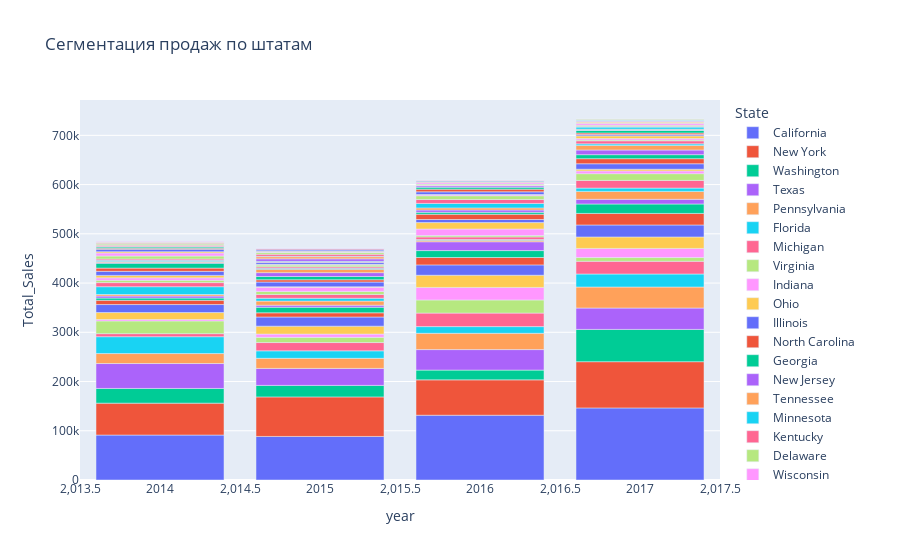

Notebook cell for this chart:
### Code cell
State_group_2 = State.groupby(['year', 'State']).agg(Total_Sales=('Sales', 'sum')).reset_index()
State_group_2_sorted = State_group_2.sort_values('Total_Sales', ascending = False)
graf_2 = px.bar(
     State_group_2_sorted,
     x = 'year',
     y = 'Total_Sales',
     color = 'State',
     title = 'Сегментация продаж по штатам'
    )

graf_2.show()

### Figure 1 — Plotly figure (JSON) as saved in the notebook; plotly's stock layout.template omitted (floating-point values rounded to 4 significant figures)
{"data": [{"alignmentgroup": "True", "hovertemplate": "State=California<br>year=%{x}<br>Total_Sales=%{y}<extra></extra>", "legendgroup": "California", "marker": {"color": "#636efa", "pattern": {"shape": ""}}, "name": "California", "offsetgroup": "California", "orientation": "v", "showlegend": true, "textposition": "auto", "type": "bar", "x": [2017, 2016, 2014, 2015], "xaxis": "x", "y": [146400.0, 131600.0, 91300.0, 88440.0], "yaxis": "y"}, {"alignmentgroup": "True", "hovertemplate": "State=New York<br>year=%{x}<br>Total_Sales=%{y}<extra></extra>", "legendgroup": "New York", "marker": {"color": "#EF553B", "pattern": {"shape": ""}}, "name": "New York", "offsetgroup": "New York", "orientation": "v", "showlegend": true, "textposition": "auto", "type": "bar", "x": [2017, 2015, 2016, 2014], "xaxis": "x", "y": [93920.0, 80320.0, 71840.0, 64790.0], "yaxis": "y"}, {"alignmentgroup": "True", "hovertemplate": "State=Washington<br>year=%{x}<br>Total_Sales=%{y}<extra></extra>", "legendgroup": "Washington", "marker": {"color": "#00cc96", "pattern": {"shape": ""}}, "name": "Washington", "offsetgroup": "Washington", "orientation": "v", "showlegend": true, "textposition": "auto", "type": "bar", "x": [2017, 2014, 2015, 2016], "xaxis": "x", "y": [65540.0, 29870.0, 23420.0, 19810.0], "yaxis": "y"}, {"alignmentgroup": "True", "hovertemplate": "State=Texas<br>year=%{x}<br>Total_Sales=%{y}<extra></extra>", "legendgroup": "Texas", "marker": {"color": "#ab63fa", "pattern": {"shape": ""}}, "name": "Texas", "offsetgroup": "Texas", "orientation": "v", "showlegend": true, "textposition": "auto", "type": "bar", "x": [2014, 2017, 2016, 2015], "xaxis": "x", "y": [50630.0, 43420.0, 41690.0, 34450.0], "yaxis": "y"}, {"alignmentgroup": "True", "hovertemplate": "State=Pennsylvania<br>year=%{x}<br>Total_Sales=%{y}<extra></extra>", "legendgroup": "Pennsylvania", "marker": {"color": "#FFA15A", "pattern": {"shape": ""}}, "name": "Pennsylvania", "offsetgroup": "Pennsylvania", "orientation": "v", "showlegend": true, "textposition": "auto", "type": "bar", "x": [2017, 2016, 2015, 2014], "xaxis": "x", "y": [42690.0, 33070.0, 20510.0, 20250.0], "yaxis": "y"}, {"alignmentgroup": "True", "hovertemplate": "State=Florida<br>year=%{x}<br>Total_Sales=%{y}<extra></extra>", "legendgroup": "Florida", "marker": {"color": "#19d3f3", "pattern": {"shape": ""}}, "name": "Florida", "offsetgroup": "Florida", "orientation": "v", "showlegend": true, "textposition": "auto", "type": "bar", "x": [2014, 2017, 2015, 2016], "xaxis": "x", "y": [34250.0, 26440.0, 15180.0, 13600.0], "yaxis": "y"}, {"alignmentgroup": "True", "hovertemplate": "State=Michigan<br>year=%{x}<br>Total_Sales=%{y}<extra></extra>", "legendgroup": "Michigan", "marker": {"color": "#FF6692", "pattern": {"shape": ""}}, "name": "Michigan", "offsetgroup": "Michigan", "orientation": "v", "showlegend": true, "textposition": "auto", "type": "bar", "x": [2016, 2017, 2015, 2014], "xaxis": "x", "y": [27420.0, 25830.0, 16840.0, 6172.0], "yaxis": "y"}, {"alignmentgroup": "True", "hovertemplate": "State=Virginia<br>year=%{x}<br>Total_Sales=%{y}<extra></extra>", "legendgroup": "Virginia", "marker": {"color": "#B6E880", "pattern": {"shape": ""}}, "name": "Virginia", "offsetgroup": "Virginia", "orientation": "v", "showlegend": true, "textposition": "auto", "type": "bar", "x": [2016, 2014, 2015, 2017], "xaxis": "x", "y": [26690.0, 25800.0, 10540.0, 7600.0], "yaxis": "y"}, {"alignmentgroup": "True", "hovertemplate": "State=Indiana<br>year=%{x}<br>Total_Sales=%{y}<extra></extra>", "legendgroup": "Indiana", "marker": {"color": "#FF97FF", "pattern": {"shape": ""}}, "name": "Indiana", "offsetgroup": "Indiana", "orientation": "v", "showlegend": true, "textposition": "auto", "type": "bar", "x": [2016, 2017, 2015, 2014], "xaxis": "x", "y": [25460.0, 18520.0, 6640.0, 2937.0], "yaxis": "y"}, {"alignmentgroup": "True", "hovertemplate": "State=Ohio<br>year=%{x}<br>Total_Sales=%{y}<extra></extra>", "legendgroup": "Ohio", "marker": {"color": "#FECB52", "pattern": {"shape": ""}}, "name": "Ohio", "offsetgroup": "Ohio", "orientation": "v", "showlegend": true, "textposition": "auto", "type": "bar", "x": [2016, 2017, 2015, 2014], "xaxis": "x", "y": [24750.0, 23260.0, 16110.0, 14130.0], "yaxis": "y"}, {"alignmentgroup": "True", "hovertemplate": "State=Illinois<br>year=%{x}<br>Total_Sales=%{y}<extra></extra>", "legendgroup": "Illinois", "marker": {"color": "#636efa", "pattern": {"shape": ""}}, "name": "Illinois", "offsetgroup": "Illinois", "orientation": "v", "showlegend": true, "textposition": "auto", "type": "bar", "x": [2017, 2016, 2015, 2014], "xaxis": "x", "y": [24350.0, 21030.0, 18580.0, 16200.0], "yaxis": "y"}, {"alignmentgroup": "True", "hovertemplate": "State=North Carolina<br>year=%{x}<br>Total_Sales=%{y}<extra></extra>", "legendgroup": "North Carolina", "marker": {"color": "#EF553B", "pattern": {"shape": ""}}, "name": "North Carolina", "offsetgroup": "North Carolina", "orientation": "v", "showlegend": true, "textposition": "auto", "type": "bar", "x": [2017, 2016, 2014, 2015], "xaxis": "x", "y": [23460.0, 14970.0, 8621.0, 8558.0], "yaxis": "y"}, {"alignmentgroup": "True", "hovertemplate": "State=Georgia<br>year=%{x}<br>Total_Sales=%{y}<extra></extra>", "legendgroup": "Georgia", "marker": {"color": "#00cc96", "pattern": {"shape": ""}}, "name": "Georgia", "offsetgroup": "Georgia", "orientation": "v", "showlegend": true, "textposition": "auto", "type": "bar", "x": [2017, 2016, 2015, 2014], "xaxis": "x", "y": [19160.0, 14060.0, 11340.0, 4540.0], "yaxis": "y"}, {"alignmentgroup": "True", "hovertemplate": "State=New Jersey<br>year=%{x}<br>Total_Sales=%{y}<extra></extra>", "legendgroup": "New Jersey", "marker": {"color": "#ab63fa", "pattern": {"shape": ""}}, "name": "New Jersey", "offsetgroup": "New Jersey", "orientation": "v", "showlegend": true, "textposition": "auto", "type": "bar", "x": [2016, 2017, 2014, 2015], "xaxis": "x", "y": [17980.0, 9484.0, 4192.0, 4105.0], "yaxis": "y"}, {"alignmentgroup": "True", "hovertemplate": "State=Tennessee<br>year=%{x}<br>Total_Sales=%{y}<extra></extra>", "legendgroup": "Tennessee", "marker": {"color": "#FFA15A", "pattern": {"shape": ""}}, "name": "Tennessee", "offsetgroup": "Tennessee", "orientation": "v", "showlegend": true, "textposition": "auto", "type": "bar", "x": [2017, 2015, 2016, 2014], "xaxis": "x", "y": [16110.0, 8366.0, 3130.0, 3052.0], "yaxis": "y"}, {"alignmentgroup": "True", "hovertemplate": "State=Minnesota<br>year=%{x}<br>Total_Sales=%{y}<extra></extra>", "legendgroup": "Minnesota", "marker": {"color": "#19d3f3", "pattern": {"shape": ""}}, "name": "Minnesota", "offsetgroup": "Minnesota", "orientation": "v", "showlegend": true, "textposition": "auto", "type": "bar", "x": [2014, 2017, 2015, 2016], "xaxis": "x", "y": [15880.0, 6728.0, 5724.0, 1527.0], "yaxis": "y"}, {"alignmentgroup": "True", "hovertemplate": "State=Kentucky<br>year=%{x}<br>Total_Sales=%{y}<extra></extra>", "legendgroup": "Kentucky", "marker": {"color": "#FF6692", "pattern": {"shape": ""}}, "name": "Kentucky", "offsetgroup": "Kentucky", "orientation": "v", "showlegend": true, "textposition": "auto", "type": "bar", "x": [2017, 2014, 2015, 2016], "xaxis": "x", "y": [15530.0, 8280.0, 7674.0, 5103.0], "yaxis": "y"}, {"alignmentgroup": "True", "hovertemplate": "State=Delaware<br>year=%{x}<br>Total_Sales=%{y}<extra></extra>", "legendgroup": "Delaware", "marker": {"color": "#B6E880", "pattern": {"shape": ""}}, "name": "Delaware", "offsetgroup": "Delaware", "orientation": "v", "showlegend": true, "textposition": "auto", "type": "bar", "x": [2017, 2015, 2014, 2016], "xaxis": "x", "y": [13750.0, 6190.0, 4786.0, 2720.0], "yaxis": "y"}, {"alignmentgroup": "True", "hovertemplate": "State=Wisconsin<br>year=%{x}<br>Total_Sales=%{y}<extra></extra>", "legendgroup": "Wisconsin", "marker": {"color": "#FF97FF", "pattern": {"shape": ""}}, "name": "Wisconsin", "offsetgroup": "Wisconsin", "orientation": "v", "showlegend": true, "textposition": "auto", "type": "bar", "x": [2016, 2015, 2017, 2014], "xaxis": "x", "y": [13340.0, 8362.0, 5567.0, 4848.0], "yaxis": "y"}, {"alignmentgroup": "True", "hovertemplate": "State=Rhode Island<br>year=%{x}<br>Total_Sales=%{y}<extra></extra>", "legendgroup": "Rhode Island", "marker": {"color": "#FECB52", "pattern": {"shape": ""}}, "name": "Rhode Island", "offsetgroup": "Rhode Island", "orientation": "v", "showlegend": true, "textposition": "auto", "type": "bar", "x": [2016, 2014, 2017, 2015], "xaxis": "x", "y": [13090.0, 5016.0, 3427.0, 1100.0], "yaxis": "y"}, {"alignmentgroup": "True", "hovertemplate": "State=Arizona<br>year=%{x}<br>Total_Sales=%{y}<extra></extra>", "legendgroup": "Arizona", "marker": {"color": "#636efa", "pattern": {"shape": ""}}, "name": "Arizona", "offsetgroup": "Arizona", "orientation": "v", "showlegend": true, "textposition": "auto", "type": "bar", "x": [2017, 2015, 2014, 2016], "xaxis": "x", "y": [11130.0, 9611.0, 8295.0, 6242.0], "yaxis": "y"}, {"alignmentgroup": "True", "hovertemplate": "State=Colorado<br>year=%{x}<br>Total_Sales=%{y}<extra></extra>", "legendgroup": "Colorado", "marker": {"color": "#EF553B", "pattern": {"shape": ""}}, "name": "Colorado", "offsetgroup": "Colorado", "orientation": "v", "showlegend": true, "textposition": "auto", "type": "bar", "x": [2016, 2017, 2014, 2015], "xaxis": "x", "y": [10670.0, 10300.0, 6502.0, 4639.0], "yaxis": "y"}, {"alignmentgroup": "True", "hovertemplate": "State=Massachusetts<br>year=%{x}<br>Total_Sales=%{y}<extra></extra>", "legendgroup": "Massachusetts", "marker": {"color": "#00cc96", "pattern": {"shape": ""}}, "name": "Massachusetts", "offsetgroup": "Massachusetts", "orientation": "v", "showlegend": true, "textposition": "auto", "type": "bar", "x": [2014, 2017, 2015, 2016], "xaxis": "x", "y": [9900.0, 8143.0, 6626.0, 3965.0], "yaxis": "y"}, {"alignmentgroup": "True", "hovertemplate": "State=Maryland<br>year=%{x}<br>Total_Sales=%{y}<extra></extra>", "legendgroup": "Maryland", "marker": {"color": "#ab63fa", "pattern": {"shape": ""}}, "name": "Maryland", "offsetgroup": "Maryland", "orientation": "v", "showlegend": true, "textposition": "auto", "type": "bar", "x": [2017, 2015, 2016, 2014], "xaxis": "x", "y": [9452.0, 7843.0, 4710.0, 1701.0], "yaxis": "y"}, {"alignmentgroup": "True", "hovertemplate": "State=Missouri<br>year=%{x}<br>Total_Sales=%{y}<extra></extra>", "legendgroup": "Missouri", "marker": {"color": "#FFA15A", "pattern": {"shape": ""}}, "name": "Missouri", "offsetgroup": "Missouri", "orientation": "v", "showlegend": true, "textposition": "auto", "type": "bar", "x": [2017, 2015, 2016, 2014], "xaxis": "x", "y": [9351.0, 6985.0, 4221.0, 1648.0], "yaxis": "y"}, {"alignmentgroup": "True", "hovertemplate": "State=Nevada<br>year=%{x}<br>Total_Sales=%{y}<extra></extra>", "legendgroup": "Nevada", "marker": {"color": "#19d3f3", "pattern": {"shape": ""}}, "name": "Nevada", "offsetgroup": "Nevada", "orientation": "v", "showlegend": true, "textposition": "auto", "type": "bar", "x": [2016, 2017, 2014, 2015], "xaxis": "x", "y": [9081.0, 3138.0, 2561.0, 1948.0], "yaxis": "y"}, {"alignmentgroup": "True", "hovertemplate": "State=Oklahoma<br>year=%{x}<br>Total_Sales=%{y}<extra></extra>", "legendgroup": "Oklahoma", "marker": {"color": "#FF6692", "pattern": {"shape": ""}}, "name": "Oklahoma", "offsetgroup": "Oklahoma", "orientation": "v", "showlegend": true, "textposition": "auto", "type": "bar", "x": [2016, 2017, 2015, 2014], "xaxis": "x", "y": [8010.0, 6226.0, 2808.0, 2639.0], "yaxis": "y"}, {"alignmentgroup": "True", "hovertemplate": "State=Alabama<br>year=%{x}<br>Total_Sales=%{y}<extra></extra>", "legendgroup": "Alabama", "marker": {"color": "#B6E880", "pattern": {"shape": ""}}, "name": "Alabama", "offsetgroup": "Alabama", "orientation": "v", "showlegend": true, "textposition": "auto", "type": "bar", "x": [2016, 2014, 2015, 2017], "xaxis": "x", "y": [7651.0, 6139.0, 3892.0, 1828.0], "yaxis": "y"}, {"alignmentgroup": "True", "hovertemplate": "State=Arkansas<br>year=%{x}<br>Total_Sales=%{y}<extra></extra>", "legendgroup": "Arkansas", "marker": {"color": "#FF97FF", "pattern": {"shape": ""}}, "name": "Arkansas", "offsetgroup": "Arkansas", "orientation": "v", "showlegend": true, "textposition": "auto", "type": "bar", "x": [2014, 2017, 2016, 2015], "xaxis": "x", "y": [6303.0, 2708.0, 2224.0, 443.6], "yaxis": "y"}, {"alignmentgroup": "True", "hovertemplate": "State=Louisiana<br>year=%{x}<br>Total_Sales=%{y}<extra></extra>", "legendgroup": "Louisiana", "marker": {"color": "#FECB52", "pattern": {"shape": ""}}, "name": "Louisiana", "offsetgroup": "Louisiana", "orientation": "v", "showlegend": true, "textposition": "auto", "type": "bar", "x": [2017, 2014, 2015, 2016], "xaxis": "x", "y": [5502.0, 2535.0, 917.8, 262.8], "yaxis": "y"}, {"alignmentgroup": "True", "hovertemplate": "State=Oregon<br>year=%{x}<br>Total_Sales=%{y}<extra></extra>", "legendgroup": "Oregon", "marker": {"color": "#636efa", "pattern": {"shape": ""}}, "name": "Oregon", "offsetgroup": "Oregon", "orientation": "v", "showlegend": true, "textposition": "auto", "type": "bar", "x": [2016, 2014, 2015, 2017], "xaxis": "x", "y": [5451.0, 4808.0, 4286.0, 2887.0], "yaxis": "y"}, {"alignmentgroup": "True", "hovertemplate": "State=Mississippi<br>year=%{x}<br>Total_Sales=%{y}<extra></extra>", "legendgroup": "Mississippi", "marker": {"color": "#EF553B", "pattern": {"shape": ""}}, "name": "Mississippi", "offsetgroup": "Mississippi", "orientation": "v", "showlegend": true, "textposition": "auto", "type": "bar", "x": [2016, 2017, 2014, 2015], "xaxis": "x", "y": [5417.0, 2997.0, 2055.0, 302.2], "yaxis": "y"}, {"alignmentgroup": "True", "hovertemplate": "State=Connecticut<br>year=%{x}<br>Total_Sales=%{y}<extra></extra>", "legendgroup": "Connecticut", "marker": {"color": "#00cc96", "pattern": {"shape": ""}}, "name": "Connecticut", "offsetgroup": "Connecticut", "orientation": "v", "showlegend": true, "textposition": "auto", "type": "bar", "x": [2017, 2016, 2014, 2015], "xaxis": "x", "y": [5307.0, 3998.0, 2794.0, 1285.0], "yaxis": "y"}, {"alignmentgroup": "True", "hovertemplate": "State=Vermont<br>year=%{x}<br>Total_Sales=%{y}<extra></extra>", "legendgroup": "Vermont", "marker": {"color": "#ab63fa", "pattern": {"shape": ""}}, "name": "Vermont", "offsetgroup": "Vermont", "orientation": "v", "showlegend": true, "textposition": "auto", "type": "bar", "x": [2015, 2016, 2017], "xaxis": "x", "y": [5120.0, 2967.0, 842.2], "yaxis": "y"}, {"alignmentgroup": "True", "hovertemplate": "State=New Hampshire<br>year=%{x}<br>Total_Sales=%{y}<extra></extra>", "legendgroup": "New Hampshire", "marker": {"color": "#FFA15A", "pattern": {"shape": ""}}, "name": "New Hampshire", "offsetgroup": "New Hampshire", "orientation": "v", "showlegend": true, "textposition": "auto", "type": "bar", "x": [2015, 2017, 2016, 2014], "xaxis": "x", "y": [4345.0, 1509.0, 933.6, 504.5], "yaxis": "y"}, {"alignmentgroup": "True", "hovertemplate": "State=Montana<br>year=%{x}<br>Total_Sales=%{y}<extra></extra>", "legendgroup": "Montana", "marker": {"color": "#19d3f3", "pattern": {"shape": ""}}, "name": "Montana", "offsetgroup": "Montana", "orientation": "v", "showlegend": true, "textposition": "auto", "type": "bar", "x": [2017, 2015, 2014], "xaxis": "x", "y": [4229.0, 935.6, 424.5], "yaxis": "y"}, {"alignmentgroup": "True", "hovertemplate": "State=South Carolina<br>year=%{x}<br>Total_Sales=%{y}<extra></extra>", "legendgroup": "South Carolina", "marker": {"color": "#FF6692", "pattern": {"shape": ""}}, "name": "South Carolina", "offsetgroup": "South Carolina", "orientation": "v", "showlegend": true, "textposition": "auto", "type": "bar", "x": [2015, 2014, 2017, 2016], "xaxis": "x", "y": [4148.0, 2271.0, 1561.0, 502.5], "yaxis": "y"}, {"alignmentgroup": "True", "hovertemplate": "State=Utah<br>year=%{x}<br>Total_Sales=%{y}<extra></extra>", "legendgroup": "Utah", "marker": {"color": "#B6E880", "pattern": {"shape": ""}}, "name": "Utah", "offsetgroup": "Utah", "orientation": "v", "showlegend": true, "textposition": "auto", "type": "bar", "x": [2015, 2014, 2017, 2016], "xaxis": "x", "y": [3993.0, 2944.0, 2461.0, 1822.0], "yaxis": "y"}, {"alignmentgroup": "True", "hovertemplate": "State=Nebraska<br>year=%{x}<br>Total_Sales=%{y}<extra></extra>", "legendgroup": "Nebraska", "marker": {"color": "#FF97FF", "pattern": {"shape": ""}}, "name": "Nebraska", "offsetgroup": "Nebraska", "orientation": "v", "showlegend": true, "textposition": "auto", "type": "bar", "x": [2017, 2016, 2015, 2014], "xaxis": "x", "y": [3579.0, 3081.0, 594.1, 210.0], "yaxis": "y"}, {"alignmentgroup": "True", "hovertemplate": "State=New Mexico<br>year=%{x}<br>Total_Sales=%{y}<extra></extra>", "legendgroup": "New Mexico", "marker": {"color": "#FECB52", "pattern": {"shape": ""}}, "name": "New Mexico", "offsetgroup": "New Mexico", "orientation": "v", "showlegend": true, "textposition": "auto", "type": "bar", "x": [2017, 2015, 2014, 2016], "xaxis": "x", "y": [2819.0, 1193.0, 708.0, 64.08], "yaxis": "y"}, {"alignmentgroup": "True", "hovertemplate": "State=District of Columbia<br>year=%{x}<br>Total_Sales=%{y}<extra></extra>", "legendgroup": "District of Columbia", "marker": {"color": "#636efa", "pattern": {"shape": ""}}, "name": "District of Columbia", "offsetgroup": "District of Columbia", "orientation": "v", "showlegend": true, "textposition": "auto", "type": "bar", "x": [2015, 2016, 2017], "xaxis": "x", "y": [2670.0, 117.1, 77.76], "yaxis": "y"}, {"alignmentgroup": "True", "hovertemplate": "State=Iowa<br>year=%{x}<br>Total_Sales=%{y}<extra></extra>", "legendgroup": "Iowa", "marker": {"color": "#EF553B", "pattern": {"shape": ""}}, "name": "Iowa", "offsetgroup": "Iowa", "orientation": "v", "showlegend": true, "textposition": "auto", "type": "bar", "x": [2015, 2014, 2016, 2017], "xaxis": "x", "y": [1713.0, 1191.0, 959.3, 716.4], "yaxis": "y"}, {"alignmentgroup": "True", "hovertemplate": "State=Wyoming<br>year=%{x}<br>Total_Sales=%{y}<extra></extra>", "legendgroup": "Wyoming", "marker": {"color": "#00cc96", "pattern": {"shape": ""}}, "name": "Wyoming", "offsetgroup": "Wyoming", "orientation": "v", "showlegend": true, "textposition": "auto", "type": "bar", "x": [2016], "xaxis": "x", "y": [1603.0], "yaxis": "y"}, {"alignmentgroup": "True", "hovertemplate": "State=Idaho<br>year=%{x}<br>Total_Sales=%{y}<extra></extra>", "legendgroup": "Idaho", "marker": {"color": "#ab63fa", "pattern": {"shape": ""}}, "name": "Idaho", "offsetgroup": "Idaho", "orientation": "v", "showlegend": true, "textposition": "auto", "type": "bar", "x": [2015, 2017, 2016, 2014], "xaxis": "x", "y": [1500.0, 1234.0, 1183.0, 465.2], "yaxis": "y"}, {"alignmentgroup": "True", "hovertemplate": "State=Kansas<br>year=%{x}<br>Total_Sales=%{y}<extra></extra>", "legendgroup": "Kansas", "marker": {"color": "#FFA15A", "pattern": {"shape": ""}}, "name": "Kansas", "offsetgroup": "Kansas", "orientation": "v", "showlegend": true, "textposition": "auto", "type": "bar", "x": [2014, 2017, 2016, 2015], "xaxis": "x", "y": [1320.0, 733.1, 691.1, 170.3], "yaxis": "y"}, {"alignmentgroup": "True", "hovertemplate": "State=West Virginia<br>year=%{x}<br>Total_Sales=%{y}<extra></extra>", "legendgroup": "West Virginia", "marker": {"color": "#19d3f3", "pattern": {"shape": ""}}, "name": "West Virginia", "offsetgroup": "West Virginia", "orientation": "v", "showlegend": true, "textposition": "auto", "type": "bar", "x": [2017], "xaxis": "x", "y": [1210.0], "yaxis": "y"}, {"alignmentgroup": "True", "hovertemplate": "State=South Dakota<br>year=%{x}<br>Total_Sales=%{y}<extra></extra>", "legendgroup": "South Dakota", "marker": {"color": "#FF6692", "pattern": {"shape": ""}}, "name": "South Dakota", "offsetgroup": "South Dakota", "orientation": "v", "showlegend": true, "textposition": "auto", "type": "bar", "x": [2017, 2014], "xaxis": "x", "y": [1153.0, 162.2], "yaxis": "y"}, {"alignmentgroup": "True", "hovertemplate": "State=North Dakota<br>year=%{x}<br>Total_Sales=%{y}<extra></extra>", "legendgroup": "North Dakota", "marker": {"color": "#B6E880", "pattern": {"shape": ""}}, "name": "North Dakota", "offsetgroup": "North Dakota", "orientation": "v", "showlegend": true, "textposition": "auto", "type": "bar", "x": [2017], "xaxis": "x", "y": [919.9], "yaxis": "y"}, {"alignmentgroup": "True", "hovertemplate": "State=Maine<br>year=%{x}<br>Total_Sales=%{y}<extra></extra>", "legendgroup": "Maine", "marker": {"color": "#FF97FF", "pattern": {"shape": ""}}, "name": "Maine", "offsetgroup": "Maine", "orientation": "v", "showlegend": true, "textposition": "auto", "type": "bar", "x": [2014, 2016, 2015], "xaxis": "x", "y": [617.1, 547.3, 106.1], "yaxis": "y"}], "layout": {"autosize": true, "barmode": "relative", "legend": {"title": {"text": "State"}, "tracegroupgap": 0}, "title": {"text": "Сегментация продаж по штатам"}, "xaxis": {"anchor": "y", "autorange": true, "domain": [0, 1], "range": [2014.0, 2018.0], "title": {"text": "year"}, "type": "linear"}, "yaxis": {"anchor": "x", "autorange": true, "domain": [0, 1], "range": [0, 771800.0], "title": {"text": "Total_Sales"}, "type": "linear"}}}
